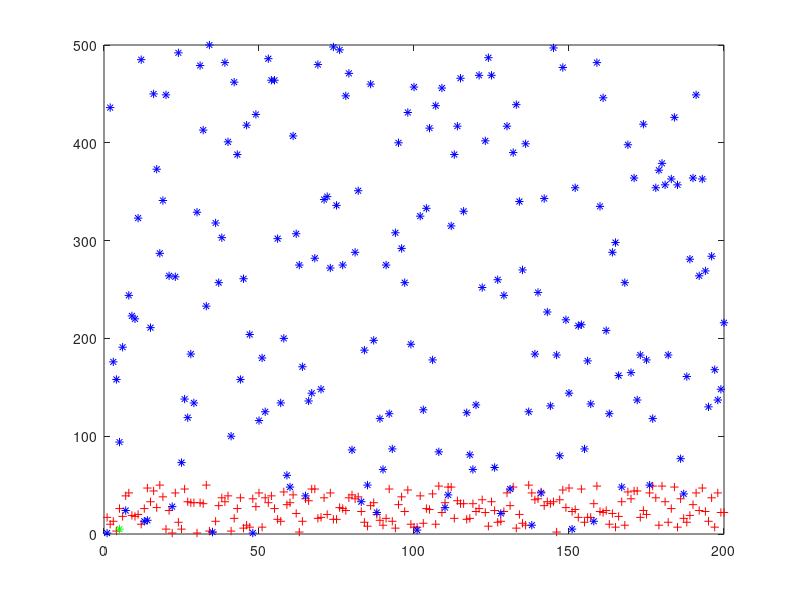

Here is the MATLAB script that generated this plot:
%Nearest neighbour classifier
clear all
close all
%generate random numbers(patterns)
a= ceil(rand(200,1)*50);
%display(a)
b= ceil(rand(200,1)*500);
%plotting values
plot(a,'r+'); 
hold on
plot(b,'b*');
hold on
%take input
x=input('X=');
y=input ('Y=');

s1=size(a,1);
s2=size(b,1);
%display(s1)
%for pattern a
for i=(1:1:s1)
 dist1=(a(i)-x)*(a(i)-x);
 dist2=(a(i)-y)*(a(i)-y);
 dist_a= dist1+dist2;
 euc_dis1=sqrt(dist_a);
 d1(i)=euc_dis1;
 %display(euc_dis)
end
closest1=min(d1);
%display(closest1)
%for pattern b
for i=(1:1:s2)
 dist3=(b(i)-x)*(b(i)-x);
 dist4=(b(i)-y)*(b(i)-y);
 dist_b= dist3+dist4;
 euc_dis2=sqrt(dist_b);
 d2(i)=euc_dis2;
 %display(euc_dis)
end
closest2=min(d2);

%discriminant function
dis_func= closest1-closest2;

if dis_func<0
    pattern=1;
else 
    pattern=2;
end
display(pattern)
if pattern==1
    plot(x,y,'g+')
    %hold on
else
    plot(x,y,'g*')
    %hold on
end
